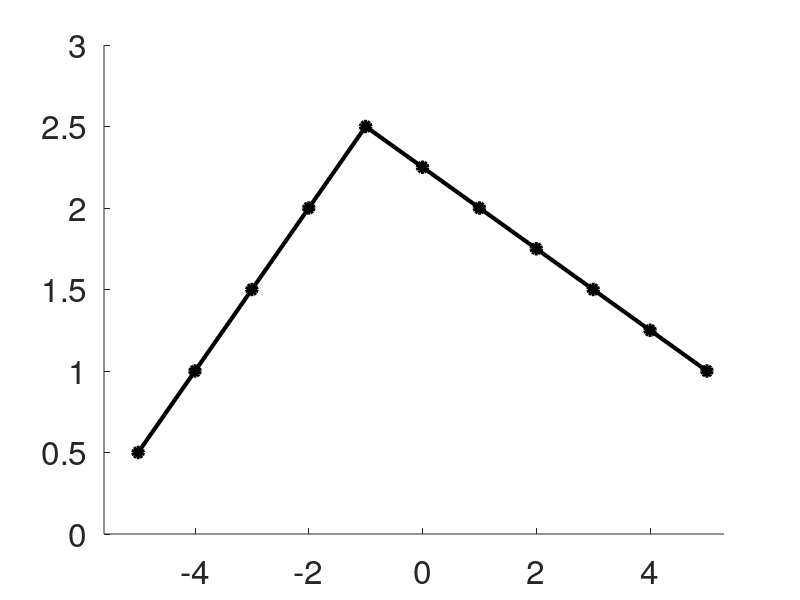

Write MATLAB code to recreate this figure. (Note: this script raises an error after producing the figure.)
clear all
close all
clc

x = [-5:1:5]; x = x(:);
xq = [x(1) -1  x(end)];
yq = [1 3  1.5]-0.5;
% generate linear interpolation
z = interp1(xq,yq,x,'linear','extrap')'; z = z(:);

dim = 24;
f = figure(); clf; hold on
plot(x,z,'-ok','linewidth',3,'markersize',7,'MarkerFaceColor','black');
set(gca,'FontSize',dim); ylabh=get(gca,'ylabel');
set(ylabh, 'FontSize', dim); xlabh=get(gca,'ylabel');
set(xlabh, 'FontSize', dim);
ax = gca;
ylim([0 3])
margin = 0.3;
xlim([x(1)-2*margin x(end)+margin]);
box off
grid off
ax.XTick = [x(1) : 1 : x(end)];
xlabel('x');
yl = ylabel('z (depth)');
for i=1:length(x)
   plot([x(i) x(i)],[0 z(i)],'-b') ;
end


[xpol,r] = cart2pol(x,z);
xpol = -xpol;
dim = 24;
f = figure(); clf; hold on
plot(xpol,z,'-or','linewidth',3,'markersize',7,'MarkerFaceColor','black');
plot(xpol,r,'--om','linewidth',3,'markersize',7,'MarkerFaceColor','black');
set(gca,'FontSize',dim); ylabh=get(gca,'ylabel');
set(ylabh, 'FontSize', dim); xlabh=get(gca,'ylabel');
set(xlabh, 'FontSize', dim);
ax = gca;
ax.XTick = [-2:0.1:2];
ylim([0 5.5])
margin = 0.3;
xlim([min([xpol(1) xpol(end)])-margin  max([xpol(1) xpol(end)])+margin]);
box off
grid off
ax.XTick = [-pi -pi/2 0];
ax.XTickLabel = {'\pi','\pi/2','0'};
xlabel('\theta');
%yl = ylabel('z (depth)');
leg = legend('z','r')
set(leg,'fontsize',26);
for i=1:length(x)
   plot([xpol(i) xpol(i)],[0 r(i)],'-b');
end
 